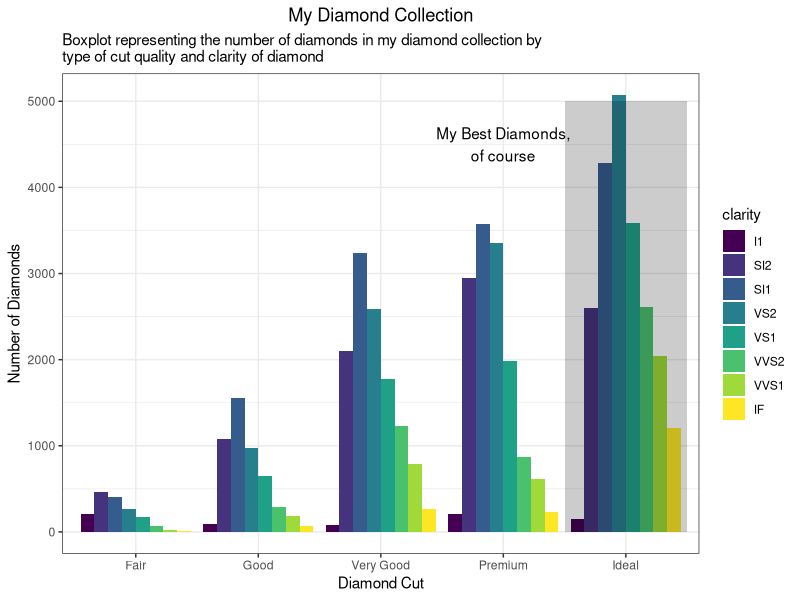
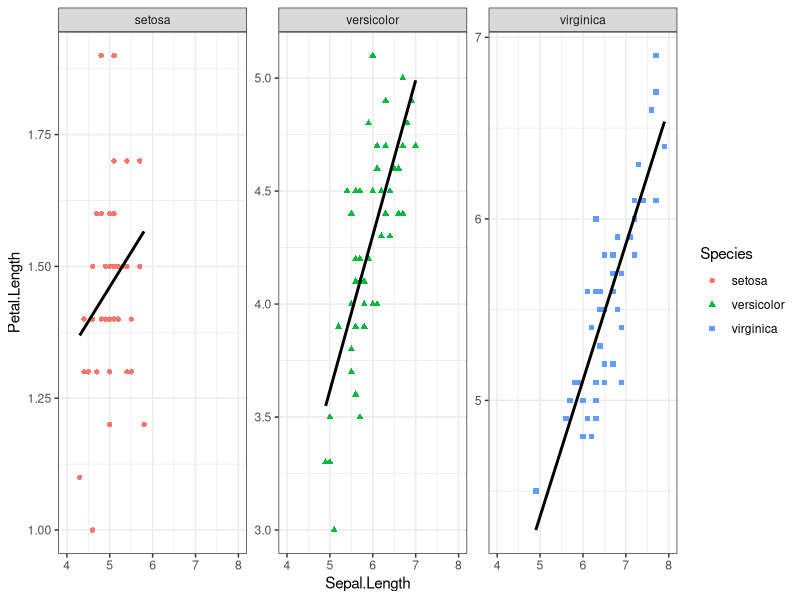
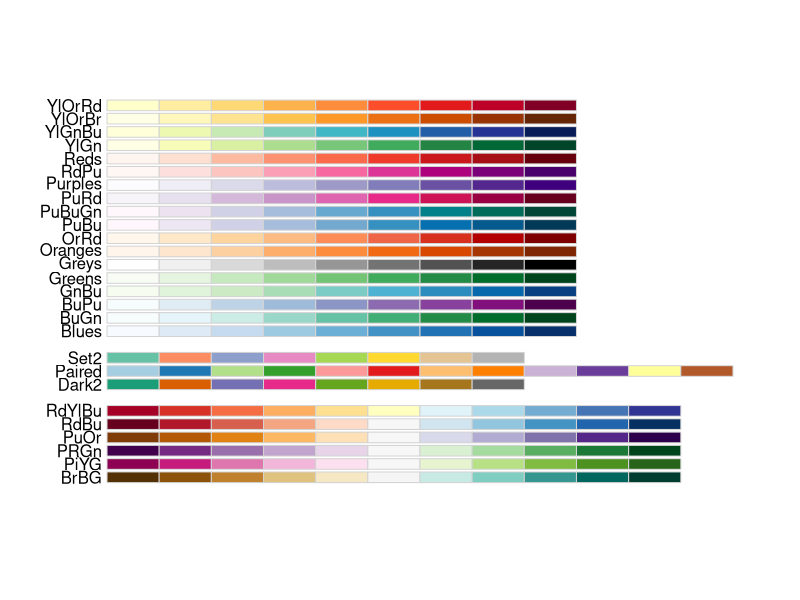

Recreate these plots in R, in order.
## ---- chunk 1
library("ggplot2")
library("magrittr") 
data("diamonds")
data("mpg")
data("iris")
theme_set(theme_bw()) 
library("ggrepel")


## ---- chunk 2
ggplot(diamonds, aes(x = cut, fill = clarity)) +
  geom_bar(position = "dodge") + 
  annotate("rect", xmin = 4.5, xmax = 5.5, ymin = 0, ymax = 5000,fill = "black", alpha = 0.2) +
  annotate("text", x = 4, y = 4500, label = "My Best Diamonds,\nof course") +
  theme_bw() +
  xlab("Diamond Cut") +
  ylab("Number of Diamonds") +
  labs(title = "My Diamond Collection", subtitle = "Boxplot representing the number of diamonds in my diamond collection by\ntype of cut quality and clarity of diamond") +
  theme(plot.title = element_text(hjust = 0.5)) 
## ---- chunk 3

ggplot(iris, aes(x = Sepal.Length, y = Petal.Length, color = Species, shape = Species)) +
  geom_point() +
  facet_wrap(~Species, ncol = 3, scales = "free_y") +
  xlim(4,8) +
  geom_smooth(method = "lm", formula = y~x, se = FALSE, color = "black")

## ---- chunk 4

## ---- chunk 5
data("mpg")
corvette <- mpg[mpg$model == "corvette",]
#install
require("ggrepel") #useful for making text annotations better, hint hint
set.seed(42)
## ---- chunk 6

## ---- chunk 7
data(mpg)

#hint for the coloring, colorbrewer and you can set palette colors and make your graphs colorblind friendly
library(RColorBrewer)
display.brewer.all(colorblindFriendly = T) #take a look at the colorblindfriendly options
## ---- chunk 8
